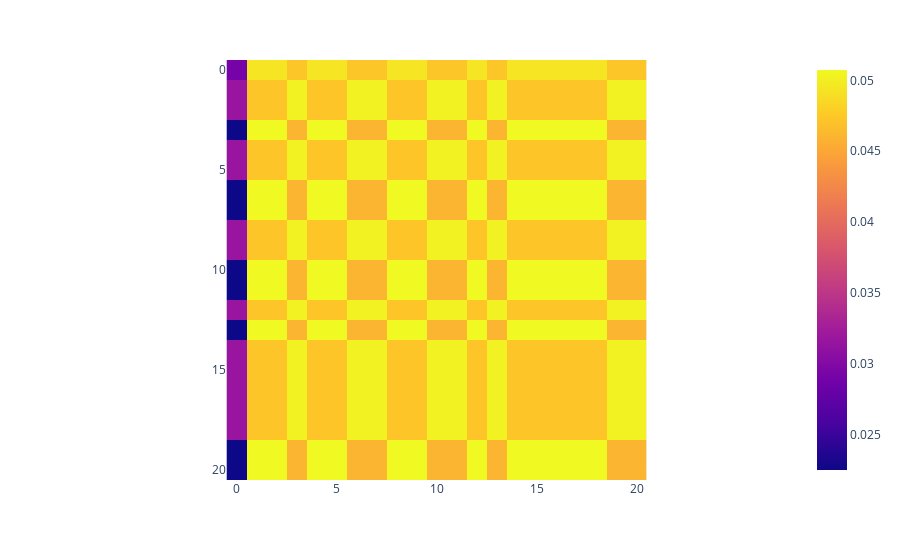

The notebook cell saved with this chart:
### Code cell
px.imshow(A.detach().cpu().numpy())

### Figure 1 — Plotly figure (JSON) as saved in the notebook; plotly's stock layout.template omitted (floating-point values rounded to 4 significant figures; data arrays with more than 128 entries replaced by an {"elided": "..."} marker saying what was removed)
{"data": [{"coloraxis": "coloraxis", "hovertemplate": "x: %{x}<br>y: %{y}<br>color: %{z}<extra></extra>", "name": "0", "type": "heatmap", "xaxis": "x", "yaxis": "y", "z": {"elided": "21x21 float values"}}], "layout": {"coloraxis": {"colorscale": [[0, "#0d0887"], [0.1111, "#46039f"], [0.2222, "#7201a8"], [0.3333, "#9c179e"], [0.4444, "#bd3786"], [0.5556, "#d8576b"], [0.6667, "#ed7953"], [0.7778, "#fb9f3a"], [0.8889, "#fdca26"], [1, "#f0f921"]]}, "margin": {"t": 60}, "xaxis": {"anchor": "y", "constrain": "domain", "domain": [0, 1], "scaleanchor": "y"}, "yaxis": {"anchor": "x", "autorange": "reversed", "constrain": "domain", "domain": [0, 1]}}}
